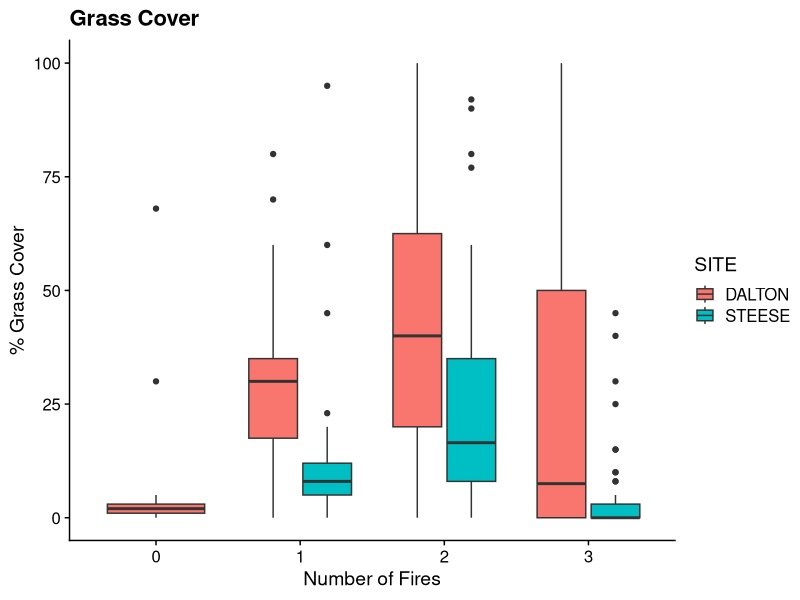

Write R code to recreate this figure.
# Grass cover

library(tidyverse)
library(here)
library(cowplot)
theme_set(theme_cowplot())


grass <- read.csv(here("data/gram_cover.csv"))


ggplot(grass, aes(x = factor(TREATMENT), y = GRAM, fill = SITE)) + geom_boxplot() + 
  labs(x = "Number of Fires", y = "% Grass Cover", title = "Grass Cover")
